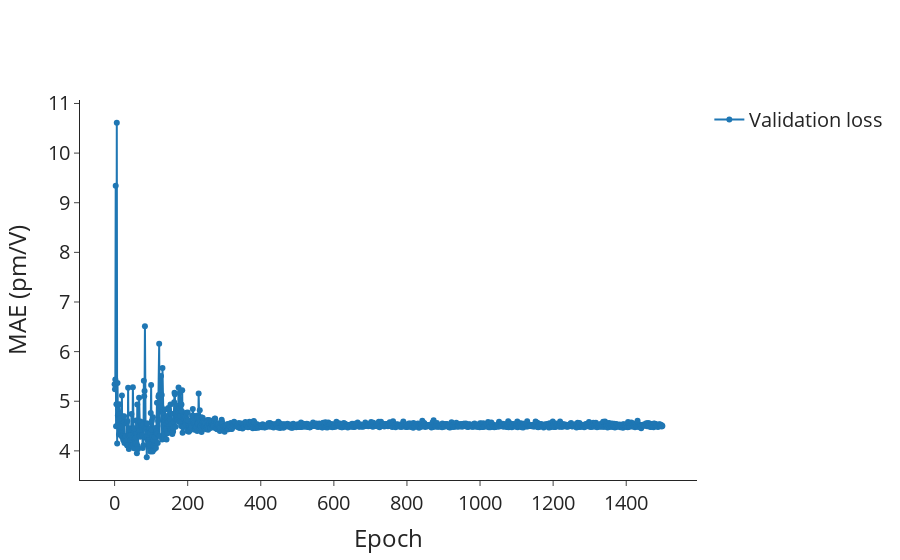

Notebook code cell kept with this figure:
### Markdown cell above
## MAE

### Code cell
lr_val = go.Scatter(
    x=df_lr_epochs_first.index,
    y=df_lr_epochs_first["metric_val/MeanAbsoluteError/shg_tensor_full"],
    mode="lines+markers",
    name="Validation loss",
    showlegend=True,
)

# Layout
layout = go.Layout(
    # title=dict(text='Scatter Plot'),
    xaxis=dict(title="Epoch"),
    yaxis=dict(title="MAE (pm/V)"),
    # legend=dict(font=dict(size=12)),
)

# Create figure
fig = go.Figure(data=[lr_val], layout=layout)

fig.update_layout(
    autosize=True,
    font_size=20,
    # width=600,
    # height=600,
    # plot_bgcolor="white",
    template="simple_white",
)
fig.update_layout(
    xaxis=dict(
        # tickmode = 'array',
        # tickvals = [1, 2,3,4,5,6,7,8],
        # ticktext = ['One', 'Three', 'Five', 'Seven', 'Nine', 'Eleven']
        showgrid=False,
    ),
    yaxis=dict(
        # tickmode = 'array',
        # tickvals = [1, 2,3,4,5,6,7,8],
        # ticktext = ['One', 'Three', 'Five', 'Seven', 'Nine', 'Eleven']
        showgrid=False,
    ),
)

# Show figure
fig.show()

### Figure 1 — Plotly figure (JSON) as saved in the notebook; plotly's stock layout.template omitted (floating-point values rounded to 4 significant figures; data arrays with more than 128 entries replaced by an {"elided": "..."} marker saying what was removed)
{"data": [{"mode": "lines+markers", "name": "Validation loss", "showlegend": true, "type": "scatter", "x": {"elided": "1500 int values"}, "y": {"elided": "1500 float values"}}], "layout": {"autosize": true, "font": {"size": 20}, "xaxis": {"showgrid": false, "title": {"text": "Epoch"}}, "yaxis": {"showgrid": false, "title": {"text": "MAE (pm/V)"}}}}
